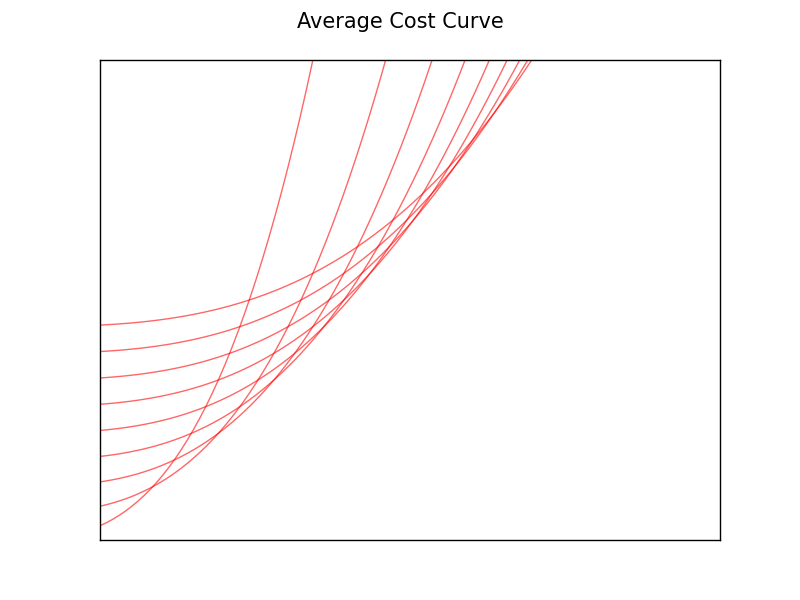

Reproduce this figure in Python.
%matplotlib inline
import matplotlib.pyplot as plt#Pythonにおいて数値計算を効率的に行うための拡張モジュール
import pylab as pl
import numpy as np

def f(x,t):             #包絡線のもとの関数を定義
   return x**3/(3*t)+5*t+5



fig, ax = plt.subplots()  # Call the local version, not plt.subplots()
x = np.linspace(2, 15, 100) #xの範囲設定,(下限、上限、〜刻み)
plt.xlim([x.min(),x.max()])   #y軸の範囲
plt.ylim([10,100])
fig.suptitle('Average Cost Curve', fontsize=15)
ax.set_xticks([])   #x,y軸の目盛消し
ax.set_yticks([])
for  t in range(1, 10):  #1~10の範囲でまわす
    y = f(x,t )
    ax.plot(x, y, 'r-', linewidth=1.0, label='sine function', alpha=0.6)

plt.show()
